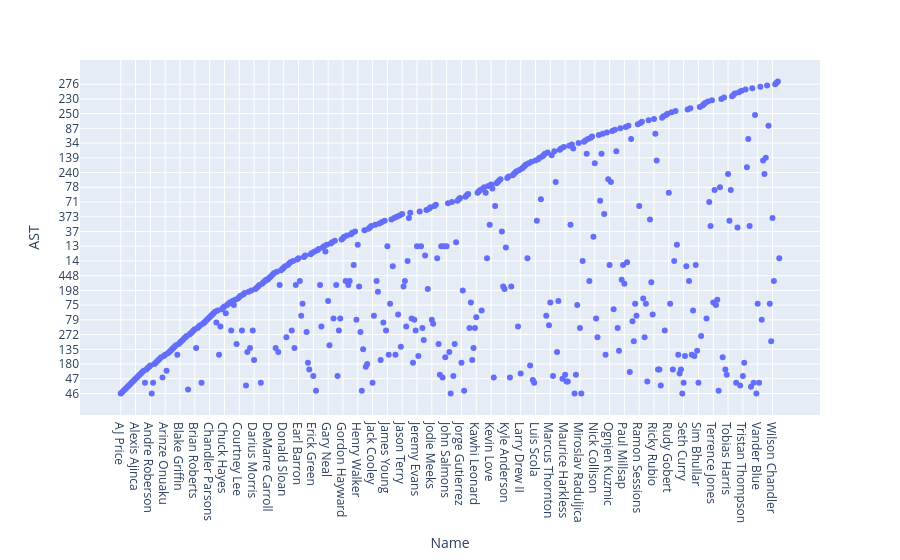

Notebook code for this chart:
### Code cell
import csv   #importo la libreria csv
data = []   #definisco una lista vuota
def diagramma_giocatori_con_peso(row):      #definisco una funzione chiamata "diagramma_giocatori_con_peso" che ha come parametri row
    data.append({   #"appendo" alla lista vuota i nomi e la coloonna degli assist
        'Name':row[0],
        'AST':row[16]      })
    
with open("2014-2015.csv", encoding="utf8") as f:    #apro il file e specifico che è codificato in "utf8"
    reader = csv.reader(f,delimiter=",")  #Lo leggo e specifico che è delimitato da virgole
    for pos,riga in enumerate(reader):   #per ogni posizione e riga nel file
        if pos > 0:    #se la posizione è maggiore di 0, cioè salto l'intestazione
            diagramma_giocatori_con_peso(riga)   #estraggo i dati
data   #li stampo

import plotly.express as px   #importo la libreria ".express" per la creazione del grafico
fig = px.scatter(data, x="Name", y="AST")    #definisco la funzione ".scatter" per la creazione del grafico a dispersione
fig.show()   #estrinseco il grafico

### Figure 1 — Plotly figure (JSON) as saved in the notebook; plotly's stock layout.template omitted (floating-point values rounded to 4 significant figures; data arrays with more than 128 entries replaced by an {"elided": "..."} marker saying what was removed)
{"data": [{"hovertemplate": "Name=%{x}<br>AST=%{y}<extra></extra>", "legendgroup": "", "marker": {"color": "#636efa", "symbol": "circle"}, "mode": "markers", "name": "", "orientation": "v", "showlegend": false, "type": "scatter", "x": {"elided": "490 str values"}, "xaxis": "x", "y": {"elided": "490 str values"}, "yaxis": "y"}], "layout": {"autosize": true, "legend": {"tracegroupgap": 0}, "margin": {"t": 60}, "xaxis": {"anchor": "y", "autorange": true, "domain": [0, 1], "range": [-29.12, 518.1], "title": {"text": "Name"}, "type": "category"}, "yaxis": {"anchor": "x", "autorange": true, "domain": [0, 1], "range": [-22.03, 255.0], "title": {"text": "AST"}, "type": "category"}}}
